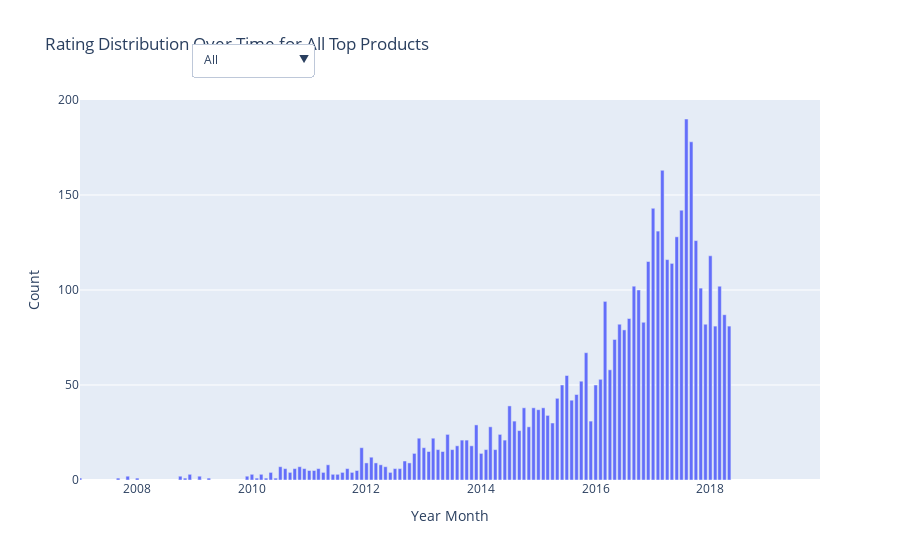

Notebook code cell kept with this figure:
### Code cell
fig = go.Figure()

for product in top_products:
    df_filtered = df_grouped[df_grouped['asin'] == product]
    fig.add_trace(go.Bar(x=df_filtered['year_month_str'], y=df_filtered['count'], name=product, visible=False))

fig.data[0].visible = True

buttons = [dict(label="All",
                method="update",
                args=[{"visible": [True if i == 0 else False for i, _ in enumerate(fig.data)]},
                      {"title": "Rating Distribution Over Time for All Top Products"}])]

for i, product in enumerate(top_products):
    visibility = [i == j for j in range(len(top_products))]
    button = dict(label=product,
                  method="update",
                  args=[{"visible": visibility},
                        {"title": f"Rating Distribution Over Time for {product}"}])
    buttons.append(button)


fig.update_layout(
    updatemenus=[dict(active=0,
                      buttons=buttons,
                      x=0.15,
                      xanchor="left",
                      y=1.15,
                      yanchor="top")],
    xaxis_title="Year Month",
    yaxis_title="Count",
    title="Rating Distribution Over Time for All Top Products"
)

fig.update_xaxes(range=["2007-01", "2019-12"])
fig.show()

### Figure 1 — Plotly figure (JSON) as saved in the notebook; plotly's stock layout.template omitted (floating-point values rounded to 4 significant figures)
{"data": [{"name": "B000V0IBDM", "type": "bar", "visible": true, "x": ["2007-01", "2007-09", "2007-11", "2008-01", "2008-10", "2008-11", "2008-12", "2009-02", "2009-04", "2009-12", "2010-01", "2010-02", "2010-03", "2010-04", "2010-05", "2010-06", "2010-07", "2010-08", "2010-09", "2010-10", "2010-11", "2010-12", "2011-01", "2011-02", "2011-03", "2011-04", "2011-05", "2011-06", "2011-07", "2011-08", "2011-09", "2011-10", "2011-11", "2011-12", "2012-01", "2012-02", "2012-03", "2012-04", "2012-05", "2012-06", "2012-07", "2012-08", "2012-09", "2012-10", "2012-11", "2012-12", "2013-01", "2013-02", "2013-03", "2013-04", "2013-05", "2013-06", "2013-07", "2013-08", "2013-09", "2013-10", "2013-11", "2013-12", "2014-01", "2014-02", "2014-03", "2014-04", "2014-05", "2014-06", "2014-07", "2014-08", "2014-09", "2014-10", "2014-11", "2014-12", "2015-01", "2015-02", "2015-03", "2015-04", "2015-05", "2015-06", "2015-07", "2015-08", "2015-09", "2015-10", "2015-11", "2015-12", "2016-01", "2016-02", "2016-03", "2016-04", "2016-05", "2016-06", "2016-07", "2016-08", "2016-09", "2016-10", "2016-11", "2016-12", "2017-01", "2017-02", "2017-03", "2017-04", "2017-05", "2017-06", "2017-07", "2017-08", "2017-09", "2017-10", "2017-11", "2017-12", "2018-01", "2018-02", "2018-03", "2018-04", "2018-05"], "y": [1, 1, 2, 1, 2, 1, 3, 2, 1, 2, 3, 1, 3, 1, 4, 1, 7, 6, 4, 6, 7, 6, 5, 5, 6, 4, 8, 3, 3, 4, 6, 4, 5, 17, 9, 12, 9, 8, 7, 4, 6, 6, 10, 9, 14, 22, 17, 15, 22, 16, 15, 24, 16, 18, 21, 21, 18, 29, 14, 16, 28, 16, 24, 21, 39, 31, 26, 38, 28, 38, 37, 38, 34, 30, 43, 50, 55, 42, 45, 52, 67, 31, 50, 53, 94, 58, 74, 82, 79, 85, 102, 100, 83, 115, 143, 131, 163, 116, 114, 128, 142, 190, 178, 126, 101, 82, 118, 81, 102, 87, 81]}, {"name": "B000KPIHQ4", "type": "bar", "visible": false, "x": ["2007-01", "2007-09", "2007-11", "2008-01", "2008-10", "2008-11", "2008-12", "2009-02", "2009-04", "2009-12", "2010-01", "2010-02", "2010-03", "2010-04", "2010-05", "2010-06", "2010-07", "2010-08", "2010-09", "2010-10", "2010-11", "2010-12", "2011-01", "2011-02", "2011-03", "2011-04", "2011-05", "2011-06", "2011-07", "2011-08", "2011-09", "2011-10", "2011-11", "2011-12", "2012-01", "2012-02", "2012-03", "2012-04", "2012-05", "2012-06", "2012-07", "2012-08", "2012-09", "2012-10", "2012-11", "2012-12", "2013-01", "2013-02", "2013-03", "2013-04", "2013-05", "2013-06", "2013-07", "2013-08", "2013-09", "2013-10", "2013-11", "2013-12", "2014-01", "2014-02", "2014-03", "2014-04", "2014-05", "2014-06", "2014-07", "2014-08", "2014-09", "2014-10", "2014-11", "2014-12", "2015-01", "2015-02", "2015-03", "2015-04", "2015-05", "2015-06", "2015-07", "2015-08", "2015-09", "2015-10", "2015-11", "2015-12", "2016-01", "2016-02", "2016-03", "2016-04", "2016-05", "2016-06", "2016-07", "2016-08", "2016-09", "2016-10", "2016-11", "2016-12", "2017-01", "2017-02", "2017-03", "2017-04", "2017-05", "2017-06", "2017-07", "2017-08", "2017-09", "2017-10", "2017-11", "2017-12", "2018-01", "2018-02", "2018-03", "2018-04", "2018-05"], "y": [1, 1, 2, 1, 2, 1, 3, 2, 1, 2, 3, 1, 3, 1, 4, 1, 7, 6, 4, 6, 7, 6, 4, 5, 6, 4, 8, 3, 3, 4, 6, 4, 5, 17, 9, 12, 9, 8, 7, 4, 6, 6, 10, 9, 14, 22, 17, 15, 22, 16, 15, 24, 16, 18, 21, 21, 18, 29, 14, 16, 28, 16, 24, 21, 39, 31, 26, 38, 28, 38, 37, 38, 34, 30, 43, 50, 55, 42, 45, 52, 67, 31, 50, 53, 94, 58, 74, 82, 79, 85, 102, 100, 83, 115, 143, 131, 163, 116, 114, 128, 142, 190, 178, 126, 101, 82, 118, 81, 102, 87, 73]}, {"name": "B00I0VHS10", "type": "bar", "visible": false, "x": ["2014-04", "2014-07", "2014-08", "2014-09", "2014-10", "2014-11", "2014-12", "2015-01", "2015-02", "2015-03", "2015-04", "2015-05", "2015-06", "2015-07", "2015-08", "2015-09", "2015-10", "2015-11", "2015-12", "2016-01", "2016-02", "2016-03", "2016-04", "2016-05", "2016-06", "2016-07", "2016-08", "2016-09", "2016-10", "2016-11", "2016-12", "2017-01", "2017-02", "2017-03", "2017-04", "2017-05", "2017-06", "2017-07", "2017-08", "2017-09", "2017-10", "2017-11", "2017-12", "2018-01", "2018-02", "2018-03", "2018-04", "2018-05", "2018-06", "2018-07"], "y": [1, 4, 17, 13, 16, 14, 11, 20, 32, 53, 40, 47, 76, 104, 85, 94, 90, 73, 40, 108, 106, 129, 126, 145, 120, 147, 116, 103, 82, 51, 61, 114, 192, 175, 102, 98, 90, 85, 95, 103, 98, 84, 46, 59, 61, 74, 85, 78, 67, 59]}, {"name": "B00RLSCLJM", "type": "bar", "visible": false, "x": ["2014-02", "2014-03", "2014-04", "2014-05", "2014-06", "2014-07", "2014-08", "2014-09", "2014-10", "2014-11", "2014-12", "2015-01", "2015-02", "2015-03", "2015-04", "2015-05", "2015-06", "2015-07", "2015-08", "2015-09", "2015-10", "2015-11", "2015-12", "2016-01", "2016-02", "2016-03", "2016-04", "2016-05", "2016-06", "2016-07", "2016-08", "2016-09", "2016-10", "2016-11", "2016-12", "2017-01", "2017-02", "2017-03", "2017-04", "2017-05", "2017-06", "2017-07", "2017-08", "2017-09", "2017-10", "2017-11", "2017-12", "2018-01", "2018-02", "2018-03", "2018-04", "2018-05", "2018-06", "2018-07", "2018-08"], "y": [3, 9, 2, 7, 3, 10, 11, 15, 16, 39, 42, 58, 99, 137, 98, 98, 127, 134, 131, 137, 132, 138, 120, 126, 189, 150, 124, 133, 105, 102, 107, 89, 79, 56, 77, 66, 36, 68, 52, 55, 39, 32, 55, 36, 53, 26, 28, 27, 22, 28, 30, 27, 18, 25, 12]}, {"name": "B000PHANNM", "type": "bar", "visible": false, "x": ["2009-05", "2009-08", "2010-03", "2010-04", "2010-06", "2010-07", "2010-08", "2010-09", "2010-11", "2011-01", "2011-02", "2011-03", "2011-04", "2011-05", "2011-06", "2011-07", "2011-09", "2011-10", "2011-11", "2012-03", "2012-04", "2012-05", "2012-06", "2012-07", "2012-08", "2012-09", "2012-10", "2012-11", "2012-12", "2013-01", "2013-02", "2013-03", "2013-04", "2013-05", "2013-06", "2013-07", "2013-08", "2013-09", "2013-10", "2013-11", "2013-12", "2014-01", "2014-02", "2014-03", "2014-04", "2014-05", "2014-06", "2014-07", "2014-08", "2014-09", "2014-10", "2014-11", "2014-12", "2015-01", "2015-02", "2015-03", "2015-04", "2015-05", "2015-06", "2015-07", "2015-08", "2015-09", "2015-10", "2015-11", "2015-12", "2016-01", "2016-02", "2016-03", "2016-04", "2016-05", "2016-06", "2016-07", "2016-08", "2016-09", "2016-10", "2016-11", "2016-12", "2017-01", "2017-02", "2017-03", "2017-04", "2017-05", "2017-06", "2017-07", "2017-08", "2017-09", "2017-10", "2017-11", "2017-12", "2018-01", "2018-02", "2018-03", "2018-04", "2018-05"], "y": [1, 1, 1, 2, 1, 2, 1, 2, 1, 1, 2, 5, 1, 1, 1, 2, 1, 2, 1, 2, 1, 5, 5, 1, 2, 2, 2, 4, 3, 1, 1, 2, 3, 11, 13, 20, 13, 5, 6, 6, 6, 3, 8, 9, 13, 28, 40, 28, 28, 26, 15, 14, 10, 12, 13, 27, 28, 38, 56, 54, 49, 34, 23, 14, 6, 13, 27, 32, 50, 80, 67, 96, 81, 61, 29, 21, 26, 16, 28, 61, 104, 141, 167, 171, 142, 64, 38, 30, 27, 32, 34, 36, 89, 90]}, {"name": "B000YFSR5G", "type": "bar", "visible": false, "x": ["2008-02", "2008-08", "2009-01", "2009-03", "2010-01", "2010-02", "2010-07", "2010-12", "2011-01", "2011-07", "2011-11", "2012-12", "2013-01", "2013-02", "2013-03", "2013-04", "2013-05", "2013-06", "2013-07", "2013-08", "2013-09", "2013-11", "2013-12", "2014-01", "2014-02", "2014-03", "2014-04", "2014-05", "2014-06", "2014-07", "2014-08", "2014-09", "2014-10", "2014-11", "2014-12", "2015-01", "2015-02", "2015-03", "2015-04", "2015-05", "2015-06", "2015-07", "2015-08", "2015-09", "2015-10", "2015-11", "2015-12", "2016-01", "2016-02", "2016-03", "2016-04", "2016-05", "2016-06", "2016-07", "2016-08", "2016-09", "2016-10", "2016-11", "2016-12", "2017-01", "2017-02", "2017-03", "2017-04", "2017-05", "2017-06", "2017-07", "2017-08", "2017-09", "2017-10", "2017-11", "2017-12", "2018-01", "2018-02", "2018-03", "2018-04", "2018-05"], "y": [2, 2, 2, 2, 2, 2, 2, 8, 2, 2, 2, 2, 2, 6, 6, 6, 8, 2, 2, 2, 2, 4, 28, 20, 14, 10, 16, 8, 10, 16, 8, 16, 28, 28, 28, 20, 24, 8, 10, 26, 14, 4, 12, 10, 20, 18, 18, 66, 32, 26, 14, 20, 18, 10, 4, 12, 20, 28, 66, 100, 64, 66, 68, 60, 58, 40, 80, 40, 80, 126, 114, 232, 152, 218, 154, 86]}, {"name": "B00201ER88", "type": "bar", "visible": false, "x": ["2008-11", "2009-04", "2009-06", "2009-09", "2010-04", "2010-05", "2010-06", "2010-07", "2010-08", "2010-09", "2010-11", "2010-12", "2011-01", "2011-02", "2011-03", "2011-04", "2011-05", "2011-06", "2011-07", "2011-08", "2011-09", "2011-10", "2011-11", "2011-12", "2012-01", "2012-02", "2012-03", "2012-04", "2012-05", "2012-06", "2012-07", "2012-08", "2012-09", "2012-10", "2012-11", "2012-12", "2013-01", "2013-02", "2013-03", "2013-04", "2013-05", "2013-06", "2013-07", "2013-08", "2013-09", "2013-10", "2013-11", "2013-12", "2014-01", "2014-02", "2014-03", "2014-04", "2014-05", "2014-06", "2014-07", "2014-08", "2014-09", "2014-10", "2014-11", "2014-12", "2015-01", "2015-02", "2015-03", "2015-04", "2015-05", "2015-06", "2015-07", "2015-08", "2015-09", "2015-10", "2015-11", "2015-12", "2016-01", "2016-02", "2016-03", "2016-04", "2016-05", "2016-06", "2016-07", "2016-08", "2016-09", "2016-10", "2016-11", "2016-12", "2017-01", "2017-02", "2017-03", "2017-04", "2017-05", "2017-06", "2017-07", "2017-08", "2017-09", "2017-10", "2017-11", "2017-12", "2018-01", "2018-02", "2018-03", "2018-04", "2018-05", "2018-06"], "y": [1, 1, 3, 2, 4, 4, 4, 1, 3, 3, 1, 1, 1, 2, 6, 5, 9, 14, 12, 3, 5, 1, 2, 1, 1, 1, 2, 3, 4, 5, 4, 4, 3, 2, 3, 7, 7, 8, 14, 17, 44, 43, 34, 22, 20, 12, 14, 9, 6, 10, 13, 22, 33, 49, 58, 42, 28, 22, 13, 12, 14, 25, 28, 43, 63, 63, 61, 51, 38, 21, 20, 13, 12, 16, 32, 51, 64, 93, 86, 68, 33, 24, 20, 16, 16, 14, 34, 41, 53, 55, 68, 45, 28, 19, 14, 7, 12, 11, 26, 43, 64, 21]}, {"name": "B00GXE331K", "type": "bar", "visible": false, "x": ["2013-12", "2014-01", "2014-02", "2014-03", "2014-04", "2014-05", "2014-06", "2014-07", "2014-08", "2014-09", "2014-10", "2014-11", "2014-12", "2015-01", "2015-02", "2015-03", "2015-04", "2015-05", "2015-06", "2015-07", "2015-08", "2015-09", "2015-10", "2015-11", "2015-12", "2016-01", "2016-02", "2016-03", "2016-04", "2016-05", "2016-06", "2016-07", "2016-08", "2016-09", "2016-10", "2016-11", "2016-12", "2017-01", "2017-02", "2017-03", "2017-04", "2017-05", "2017-06", "2017-07", "2017-08", "2017-09", "2017-10", "2017-11", "2017-12", "2018-01", "2018-02", "2018-03", "2018-04", "2018-05", "2018-06", "2018-07"], "y": [6, 6, 12, 13, 15, 22, 24, 25, 25, 21, 62, 37, 55, 59, 60, 69, 52, 39, 63, 60, 48, 31, 48, 28, 41, 61, 54, 60, 55, 54, 67, 56, 58, 48, 42, 39, 50, 33, 37, 57, 35, 26, 24, 24, 15, 22, 29, 25, 24, 18, 17, 21, 15, 18, 13, 9]}, {"name": "B000P0X15G", "type": "bar", "visible": false, "x": ["2009-04", "2009-06", "2009-09", "2010-04", "2010-05", "2010-06", "2010-07", "2010-08", "2010-09", "2010-11", "2010-12", "2011-01", "2011-02", "2011-03", "2011-04", "2011-05", "2011-06", "2011-07", "2011-08", "2011-09", "2011-10", "2012-01", "2012-02", "2012-03", "2012-04", "2012-05", "2012-06", "2012-07", "2012-08", "2012-09", "2012-10", "2012-11", "2012-12", "2013-01", "2013-02", "2013-03", "2013-04", "2013-05", "2013-06", "2013-07", "2013-08", "2013-09", "2013-10", "2013-11", "2013-12", "2014-01", "2014-02", "2014-03", "2014-04", "2014-05", "2014-06", "2014-07", "2014-08", "2014-09", "2014-10", "2014-11", "2014-12", "2015-01", "2015-02", "2015-03", "2015-04", "2015-05", "2015-06", "2015-07", "2015-08", "2015-09", "2015-10", "2015-11", "2015-12", "2016-01", "2016-02", "2016-03", "2016-04", "2016-05", "2016-06", "2016-07", "2016-08", "2016-09", "2016-10", "2016-11", "2016-12", "2017-01", "2017-02", "2017-03", "2017-04", "2017-05", "2017-06", "2017-07", "2017-08", "2017-09", "2017-10", "2017-11", "2017-12", "2018-01", "2018-02", "2018-03", "2018-04", "2018-05"], "y": [1, 2, 1, 1, 2, 1, 1, 3, 2, 1, 1, 1, 1, 2, 1, 6, 4, 4, 2, 4, 1, 1, 1, 2, 2, 2, 2, 2, 4, 1, 1, 3, 6, 1, 5, 7, 11, 23, 26, 19, 14, 13, 11, 7, 6, 5, 8, 12, 17, 32, 43, 50, 36, 24, 18, 10, 11, 12, 22, 25, 42, 60, 58, 57, 48, 37, 21, 20, 11, 12, 15, 32, 49, 64, 92, 86, 67, 33, 24, 20, 16, 16, 14, 34, 41, 53, 55, 58, 45, 28, 19, 14, 7, 12, 11, 26, 44, 50]}, {"name": "B00XT15P8E", "type": "bar", "visible": false, "x": ["2015-06", "2015-10", "2017-01", "2017-02", "2017-03", "2017-04", "2017-05", "2017-06", "2017-07", "2017-08", "2017-09", "2017-10", "2017-11", "2017-12", "2018-01", "2018-02", "2018-03", "2018-04", "2018-05", "2018-06", "2018-07", "2018-08"], "y": [4, 3, 17, 86, 165, 106, 89, 87, 118, 137, 85, 75, 59, 106, 92, 73, 69, 87, 133, 121, 61, 82]}], "layout": {"title": {"text": "Rating Distribution Over Time for All Top Products"}, "updatemenus": [{"active": 0, "buttons": [{"args": [{"visible": [true, false, false, false, false, false, false, false, false, false]}, {"title": "Rating Distribution Over Time for All Top Products"}], "label": "All", "method": "update"}, {"args": [{"visible": [true, false, false, false, false, false, false, false, false, false]}, {"title": "Rating Distribution Over Time for B000V0IBDM"}], "label": "B000V0IBDM", "method": "update"}, {"args": [{"visible": [false, true, false, false, false, false, false, false, false, false]}, {"title": "Rating Distribution Over Time for B000KPIHQ4"}], "label": "B000KPIHQ4", "method": "update"}, {"args": [{"visible": [false, false, true, false, false, false, false, false, false, false]}, {"title": "Rating Distribution Over Time for B00I0VHS10"}], "label": "B00I0VHS10", "method": "update"}, {"args": [{"visible": [false, false, false, true, false, false, false, false, false, false]}, {"title": "Rating Distribution Over Time for B00RLSCLJM"}], "label": "B00RLSCLJM", "method": "update"}, {"args": [{"visible": [false, false, false, false, true, false, false, false, false, false]}, {"title": "Rating Distribution Over Time for B000PHANNM"}], "label": "B000PHANNM", "method": "update"}, {"args": [{"visible": [false, false, false, false, false, true, false, false, false, false]}, {"title": "Rating Distribution Over Time for B000YFSR5G"}], "label": "B000YFSR5G", "method": "update"}, {"args": [{"visible": [false, false, false, false, false, false, true, false, false, false]}, {"title": "Rating Distribution Over Time for B00201ER88"}], "label": "B00201ER88", "method": "update"}, {"args": [{"visible": [false, false, false, false, false, false, false, true, false, false]}, {"title": "Rating Distribution Over Time for B00GXE331K"}], "label": "B00GXE331K", "method": "update"}, {"args": [{"visible": [false, false, false, false, false, false, false, false, true, false]}, {"title": "Rating Distribution Over Time for B000P0X15G"}], "label": "B000P0X15G", "method": "update"}, {"args": [{"visible": [false, false, false, false, false, false, false, false, false, true]}, {"title": "Rating Distribution Over Time for B00XT15P8E"}], "label": "B00XT15P8E", "method": "update"}], "x": 0.15, "xanchor": "left", "y": 1.15, "yanchor": "top"}], "xaxis": {"range": ["2007-01", "2019-12"], "title": {"text": "Year Month"}}, "yaxis": {"title": {"text": "Count"}}}}
